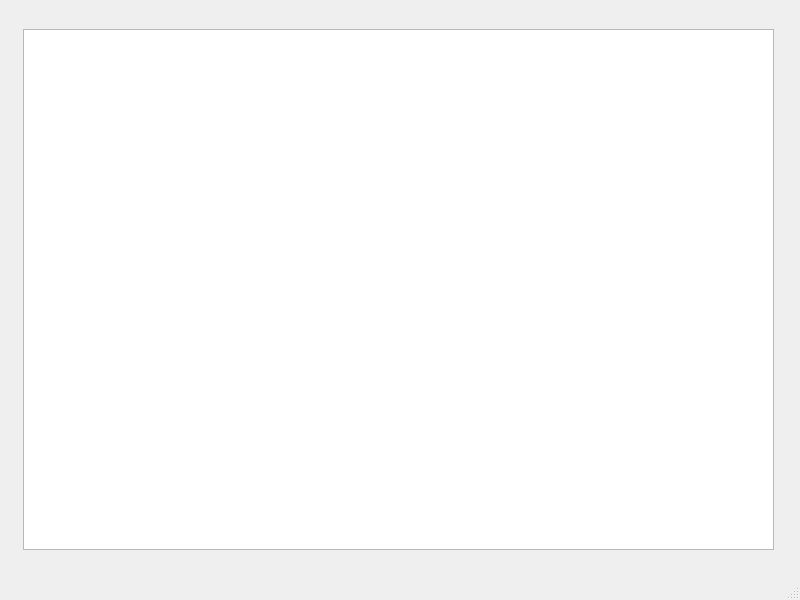
<?xml version="1.0" encoding="UTF-8"?>
<ui version="4.0">
 <class>MainWindow</class>
 <widget class="QMainWindow" name="MainWindow">
  <property name="geometry">
   <rect>
    <x>0</x>
    <y>0</y>
    <width>800</width>
    <height>600</height>
   </rect>
  </property>
  <property name="windowTitle">
   <string>MainWindow</string>
  </property>
  <widget class="QWidget" name="centralwidget">
   <widget class="QTextEdit" name="textEdit">
    <property name="geometry">
     <rect>
      <x>23</x>
      <y>29</y>
      <width>751</width>
      <height>521</height>
     </rect>
    </property>
   </widget>
  </widget>
  <widget class="QMenuBar" name="menubar">
   <property name="geometry">
    <rect>
     <x>0</x>
     <y>0</y>
     <width>800</width>
     <height>21</height>
    </rect>
   </property>
  </widget>
  <widget class="QStatusBar" name="statusbar"/>
 </widget>
 <resources/>
 <connections/>
</ui>
